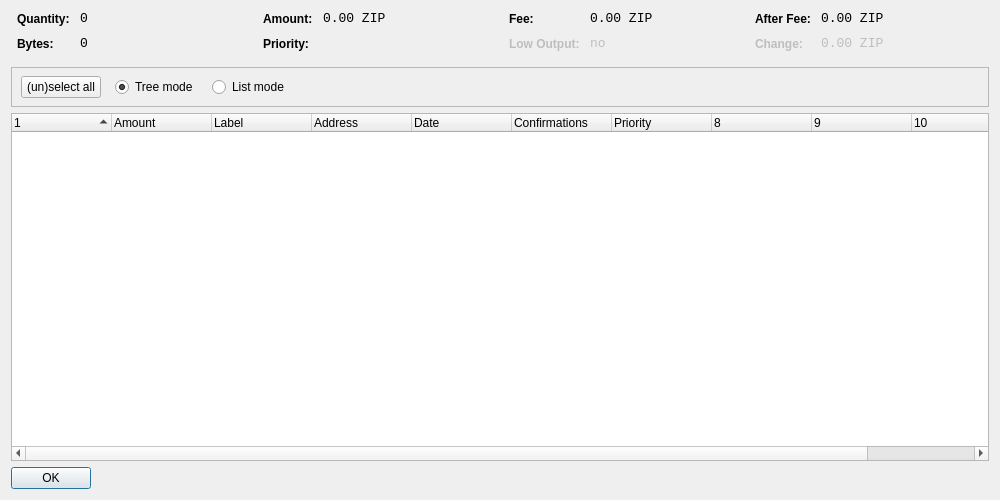
<?xml version="1.0" encoding="UTF-8"?>
<ui version="4.0">
 <class>CoinControlDialog</class>
 <widget class="QDialog" name="CoinControlDialog">
  <property name="geometry">
   <rect>
    <x>0</x>
    <y>0</y>
    <width>1000</width>
    <height>500</height>
   </rect>
  </property>
  <property name="windowTitle">
   <string>Coin Control</string>
  </property>
  <layout class="QVBoxLayout" name="verticalLayout">
   <item>
    <layout class="QHBoxLayout" name="horizontalLayoutTop" stretch="0,0,0,0">
     <property name="topMargin">
      <number>0</number>
     </property>
     <property name="bottomMargin">
      <number>10</number>
     </property>
     <item>
      <layout class="QFormLayout" name="formLayoutCoinControl1">
       <property name="horizontalSpacing">
        <number>10</number>
       </property>
       <property name="verticalSpacing">
        <number>10</number>
       </property>
       <property name="leftMargin">
        <number>6</number>
       </property>
       <property name="rightMargin">
        <number>6</number>
       </property>
       <item row="0" column="0">
        <widget class="QLabel" name="labelCoinControlQuantityText">
         <property name="styleSheet">
          <string notr="true">font-weight:bold;</string>
         </property>
         <property name="text">
          <string>Quantity:</string>
         </property>
        </widget>
       </item>
       <item row="0" column="1">
        <widget class="QLabel" name="labelCoinControlQuantity">
         <property name="font">
          <font>
           <family>Monospace</family>
           <pointsize>10</pointsize>
          </font>
         </property>
         <property name="cursor">
          <cursorShape>IBeamCursor</cursorShape>
         </property>
         <property name="contextMenuPolicy">
          <enum>Qt::ActionsContextMenu</enum>
         </property>
         <property name="text">
          <string notr="true">0</string>
         </property>
         <property name="textInteractionFlags">
          <set>Qt::LinksAccessibleByMouse|Qt::TextSelectableByKeyboard|Qt::TextSelectableByMouse</set>
         </property>
        </widget>
       </item>
       <item row="1" column="0">
        <widget class="QLabel" name="labelCoinControlBytesText">
         <property name="styleSheet">
          <string notr="true">font-weight:bold;</string>
         </property>
         <property name="text">
          <string>Bytes:</string>
         </property>
        </widget>
       </item>
       <item row="1" column="1">
        <widget class="QLabel" name="labelCoinControlBytes">
         <property name="font">
          <font>
           <family>Monospace</family>
           <pointsize>10</pointsize>
          </font>
         </property>
         <property name="cursor">
          <cursorShape>IBeamCursor</cursorShape>
         </property>
         <property name="contextMenuPolicy">
          <enum>Qt::ActionsContextMenu</enum>
         </property>
         <property name="text">
          <string notr="true">0</string>
         </property>
         <property name="textInteractionFlags">
          <set>Qt::LinksAccessibleByMouse|Qt::TextSelectableByKeyboard|Qt::TextSelectableByMouse</set>
         </property>
        </widget>
       </item>
      </layout>
     </item>
     <item>
      <layout class="QFormLayout" name="formLayoutCoinControl2">
       <property name="horizontalSpacing">
        <number>10</number>
       </property>
       <property name="verticalSpacing">
        <number>10</number>
       </property>
       <property name="leftMargin">
        <number>6</number>
       </property>
       <property name="rightMargin">
        <number>6</number>
       </property>
       <item row="0" column="0">
        <widget class="QLabel" name="labelCoinControlAmountText">
         <property name="styleSheet">
          <string notr="true">font-weight:bold;</string>
         </property>
         <property name="text">
          <string>Amount:</string>
         </property>
        </widget>
       </item>
       <item row="0" column="1">
        <widget class="QLabel" name="labelCoinControlAmount">
         <property name="font">
          <font>
           <family>Monospace</family>
           <pointsize>10</pointsize>
          </font>
         </property>
         <property name="cursor">
          <cursorShape>IBeamCursor</cursorShape>
         </property>
         <property name="contextMenuPolicy">
          <enum>Qt::ActionsContextMenu</enum>
         </property>
         <property name="text">
          <string notr="true">0.00 ZIP</string>
         </property>
         <property name="textInteractionFlags">
          <set>Qt::LinksAccessibleByMouse|Qt::TextSelectableByKeyboard|Qt::TextSelectableByMouse</set>
         </property>
        </widget>
       </item>
       <item row="1" column="0">
        <widget class="QLabel" name="labelCoinControlPriorityText">
         <property name="styleSheet">
          <string notr="true">font-weight:bold;</string>
         </property>
         <property name="text">
          <string>Priority:</string>
         </property>
        </widget>
       </item>
       <item row="1" column="1">
        <widget class="QLabel" name="labelCoinControlPriority">
         <property name="font">
          <font>
           <family>Monospace</family>
           <pointsize>10</pointsize>
          </font>
         </property>
         <property name="cursor">
          <cursorShape>IBeamCursor</cursorShape>
         </property>
         <property name="contextMenuPolicy">
          <enum>Qt::ActionsContextMenu</enum>
         </property>
         <property name="text">
          <string/>
         </property>
         <property name="textInteractionFlags">
          <set>Qt::LinksAccessibleByMouse|Qt::TextSelectableByKeyboard|Qt::TextSelectableByMouse</set>
         </property>
        </widget>
       </item>
      </layout>
     </item>
     <item>
      <layout class="QFormLayout" name="formLayoutCoinControl3">
       <property name="horizontalSpacing">
        <number>10</number>
       </property>
       <property name="verticalSpacing">
        <number>10</number>
       </property>
       <property name="leftMargin">
        <number>6</number>
       </property>
       <property name="rightMargin">
        <number>6</number>
       </property>
       <item row="0" column="0">
        <widget class="QLabel" name="labelCoinControlFeeText">
         <property name="styleSheet">
          <string notr="true">font-weight:bold;</string>
         </property>
         <property name="text">
          <string>Fee:</string>
         </property>
        </widget>
       </item>
       <item row="0" column="1">
        <widget class="QLabel" name="labelCoinControlFee">
         <property name="font">
          <font>
           <family>Monospace</family>
           <pointsize>10</pointsize>
          </font>
         </property>
         <property name="cursor">
          <cursorShape>IBeamCursor</cursorShape>
         </property>
         <property name="contextMenuPolicy">
          <enum>Qt::ActionsContextMenu</enum>
         </property>
         <property name="text">
          <string notr="true">0.00 ZIP</string>
         </property>
         <property name="textInteractionFlags">
          <set>Qt::LinksAccessibleByMouse|Qt::TextSelectableByKeyboard|Qt::TextSelectableByMouse</set>
         </property>
        </widget>
       </item>
       <item row="1" column="0">
        <widget class="QLabel" name="labelCoinControlLowOutputText">
         <property name="enabled">
          <bool>false</bool>
         </property>
         <property name="styleSheet">
          <string notr="true">font-weight:bold;</string>
         </property>
         <property name="text">
          <string>Low Output:</string>
         </property>
        </widget>
       </item>
       <item row="1" column="1">
        <widget class="QLabel" name="labelCoinControlLowOutput">
         <property name="enabled">
          <bool>false</bool>
         </property>
         <property name="font">
          <font>
           <family>Monospace</family>
           <pointsize>10</pointsize>
          </font>
         </property>
         <property name="cursor">
          <cursorShape>IBeamCursor</cursorShape>
         </property>
         <property name="contextMenuPolicy">
          <enum>Qt::ActionsContextMenu</enum>
         </property>
         <property name="text">
          <string notr="true">no</string>
         </property>
         <property name="textInteractionFlags">
          <set>Qt::LinksAccessibleByMouse|Qt::TextSelectableByKeyboard|Qt::TextSelectableByMouse</set>
         </property>
        </widget>
       </item>
      </layout>
     </item>
     <item>
      <layout class="QFormLayout" name="formLayoutCoinControl4">
       <property name="horizontalSpacing">
        <number>10</number>
       </property>
       <property name="verticalSpacing">
        <number>10</number>
       </property>
       <property name="leftMargin">
        <number>6</number>
       </property>
       <property name="rightMargin">
        <number>6</number>
       </property>
       <item row="0" column="0">
        <widget class="QLabel" name="labelCoinControlAfterFeeText">
         <property name="styleSheet">
          <string notr="true">font-weight:bold;</string>
         </property>
         <property name="text">
          <string>After Fee:</string>
         </property>
        </widget>
       </item>
       <item row="0" column="1">
        <widget class="QLabel" name="labelCoinControlAfterFee">
         <property name="font">
          <font>
           <family>Monospace</family>
           <pointsize>10</pointsize>
          </font>
         </property>
         <property name="cursor">
          <cursorShape>IBeamCursor</cursorShape>
         </property>
         <property name="contextMenuPolicy">
          <enum>Qt::ActionsContextMenu</enum>
         </property>
         <property name="text">
          <string notr="true">0.00 ZIP</string>
         </property>
         <property name="textInteractionFlags">
          <set>Qt::LinksAccessibleByMouse|Qt::TextSelectableByKeyboard|Qt::TextSelectableByMouse</set>
         </property>
        </widget>
       </item>
       <item row="1" column="0">
        <widget class="QLabel" name="labelCoinControlChangeText">
         <property name="enabled">
          <bool>false</bool>
         </property>
         <property name="styleSheet">
          <string notr="true">font-weight:bold;</string>
         </property>
         <property name="text">
          <string>Change:</string>
         </property>
        </widget>
       </item>
       <item row="1" column="1">
        <widget class="QLabel" name="labelCoinControlChange">
         <property name="enabled">
          <bool>false</bool>
         </property>
         <property name="font">
          <font>
           <family>Monospace</family>
           <pointsize>10</pointsize>
          </font>
         </property>
         <property name="cursor">
          <cursorShape>IBeamCursor</cursorShape>
         </property>
         <property name="contextMenuPolicy">
          <enum>Qt::ActionsContextMenu</enum>
         </property>
         <property name="text">
          <string notr="true">0.00 ZIP</string>
         </property>
         <property name="textInteractionFlags">
          <set>Qt::LinksAccessibleByMouse|Qt::TextSelectableByKeyboard|Qt::TextSelectableByMouse</set>
         </property>
        </widget>
       </item>
      </layout>
     </item>
    </layout>
   </item>
   <item>
    <widget class="QFrame" name="frame">
     <property name="minimumSize">
      <size>
       <width>0</width>
       <height>40</height>
      </size>
     </property>
     <property name="frameShape">
      <enum>QFrame::StyledPanel</enum>
     </property>
     <property name="frameShadow">
      <enum>QFrame::Sunken</enum>
     </property>
     <widget class="QWidget" name="horizontalLayoutWidget">
      <property name="geometry">
       <rect>
        <x>10</x>
        <y>0</y>
        <width>781</width>
        <height>41</height>
       </rect>
      </property>
      <layout class="QHBoxLayout" name="horizontalLayoutPanel" stretch="0,0,0,0,0">
       <property name="spacing">
        <number>14</number>
       </property>
       <item>
        <widget class="QPushButton" name="pushButtonSelectAll">
         <property name="sizePolicy">
          <sizepolicy hsizetype="Maximum" vsizetype="Fixed">
           <horstretch>0</horstretch>
           <verstretch>0</verstretch>
          </sizepolicy>
         </property>
         <property name="text">
          <string>(un)select all</string>
         </property>
        </widget>
       </item>
       <item>
        <widget class="QRadioButton" name="radioTreeMode">
         <property name="sizePolicy">
          <sizepolicy hsizetype="Maximum" vsizetype="Fixed">
           <horstretch>0</horstretch>
           <verstretch>0</verstretch>
          </sizepolicy>
         </property>
         <property name="text">
          <string>Tree mode</string>
         </property>
         <property name="checked">
          <bool>true</bool>
         </property>
        </widget>
       </item>
       <item>
        <widget class="QRadioButton" name="radioListMode">
         <property name="sizePolicy">
          <sizepolicy hsizetype="Maximum" vsizetype="Fixed">
           <horstretch>0</horstretch>
           <verstretch>0</verstretch>
          </sizepolicy>
         </property>
         <property name="text">
          <string>List mode</string>
         </property>
        </widget>
       </item>
       <item>
        <spacer name="horizontalSpacer">
         <property name="orientation">
          <enum>Qt::Horizontal</enum>
         </property>
         <property name="sizeHint" stdset="0">
          <size>
           <width>40</width>
           <height>20</height>
          </size>
         </property>
        </spacer>
       </item>
      </layout>
     </widget>
    </widget>
   </item>
   <item>
    <widget class="CoinControlTreeWidget" name="treeWidget">
     <property name="contextMenuPolicy">
      <enum>Qt::CustomContextMenu</enum>
     </property>
     <property name="sortingEnabled">
      <bool>false</bool>
     </property>
     <property name="columnCount">
      <number>11</number>
     </property>
     <attribute name="headerShowSortIndicator" stdset="0">
      <bool>true</bool>
     </attribute>
     <attribute name="headerStretchLastSection">
      <bool>false</bool>
     </attribute>
     <column>
      <property name="text">
       <string/>
      </property>
     </column>
     <column>
      <property name="text">
       <string>Amount</string>
      </property>
     </column>
     <column>
      <property name="text">
       <string>Label</string>
      </property>
     </column>
     <column>
      <property name="text">
       <string>Address</string>
      </property>
     </column>
     <column>
      <property name="text">
       <string>Date</string>
      </property>
     </column>
     <column>
      <property name="text">
       <string>Confirmations</string>
      </property>
      <property name="toolTip">
       <string>Confirmed</string>
      </property>
     </column>
     <column>
      <property name="text">
       <string>Priority</string>
      </property>
     </column>
     <column>
      <property name="text">
       <string/>
      </property>
     </column>
     <column>
      <property name="text">
       <string/>
      </property>
     </column>
     <column>
      <property name="text">
       <string/>
      </property>
     </column>
     <column>
      <property name="text">
       <string/>
      </property>
     </column>
    </widget>
   </item>
   <item>
    <widget class="QDialogButtonBox" name="buttonBox">
     <property name="sizePolicy">
      <sizepolicy hsizetype="Maximum" vsizetype="Fixed">
       <horstretch>0</horstretch>
       <verstretch>0</verstretch>
      </sizepolicy>
     </property>
     <property name="orientation">
      <enum>Qt::Horizontal</enum>
     </property>
     <property name="standardButtons">
      <set>QDialogButtonBox::Ok</set>
     </property>
    </widget>
   </item>
  </layout>
 </widget>
 <customwidgets>
  <customwidget>
   <class>CoinControlTreeWidget</class>
   <extends>QTreeWidget</extends>
   <header>coincontroltreewidget.h</header>
  </customwidget>
 </customwidgets>
 <resources/>
 <connections/>
</ui>
